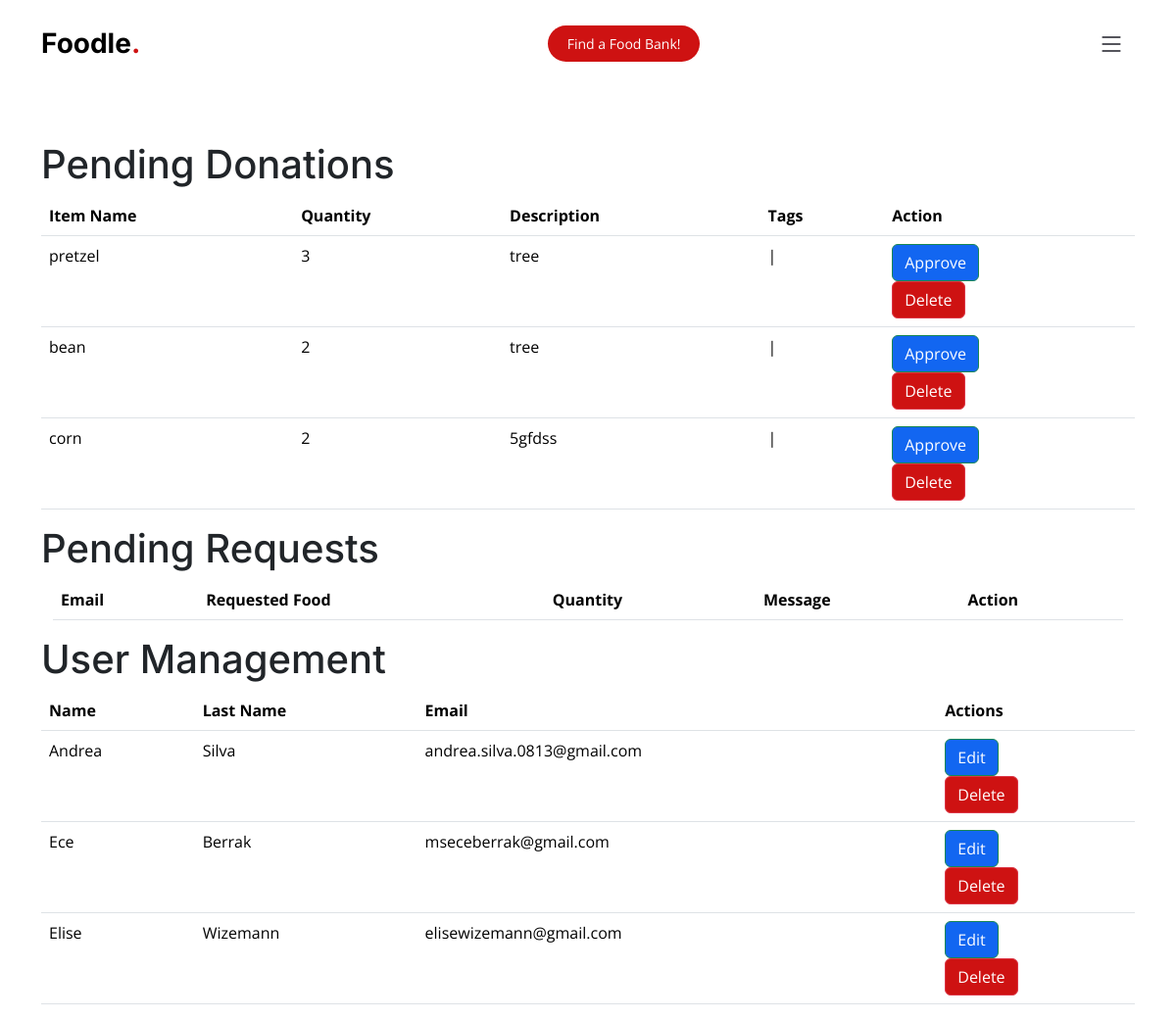
The app's page /admin (signed in), older data.
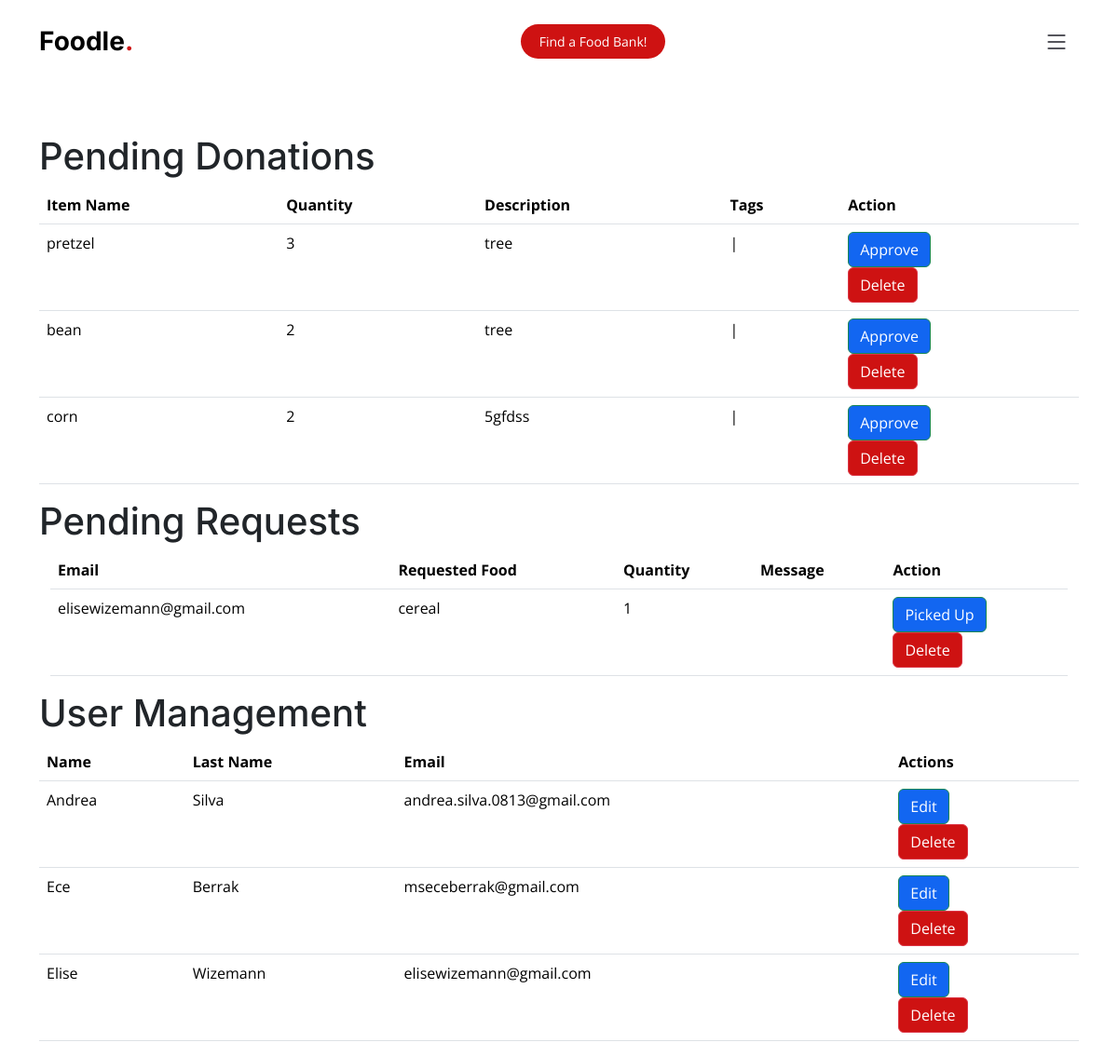
The same page, newer data.
### app.py (models this page shows, shortened)
class Donation(db.Model):
    id = db.Column(db.Integer, primary_key=True)
    user_id = db.Column(db.Integer, db.ForeignKey('user.id'))
    email = db.Column(db.String(100))
    item_name = db.Column(db.String(100), nullable=False)
    quantity = db.Column(db.Integer, nullable=False)
    description = db.Column(db.String(255))
    status = db.Column(db.String(20), default='pending')
    tags = db.Column(db.String(255))
    bank = db.Column(db.String(255))
    user = db.relationship('User', back_populates='donations')

class User(db.Model, UserMixin):
    id = db.Column(db.Integer, primary_key=True)
    name = db.Column(db.String(255))
    last_name = db.Column(db.String(255))
    email = db.Column(db.String(255), unique=True, nullable=False)
    password_hash = db.Column(db.String(255), nullable=False)
    email_verification_token = db.Column(db.String(255))
    is_verified = db.Column(db.Boolean, default=False)
    is_mfa_enabled = db.Column(db.Boolean, default=False)
    mfa_code = db.Column(db.String(255))
    phoneNumber = db.Column(db.String(255))
    userdonations = db.relationship('Donation', backref='donor', lazy=True)
    profile_picture = db.Column(db.LargeBinary)
    donations = db.relationship('Donation', back_populates='user')

class Request(db.Model):
    id = db.Column(db.Integer, primary_key=True)
    email = db.Column(db.String(100), nullable=False)
    item_name = db.Column(db.String(100), nullable=False)
    description = db.Column(db.String(255))
    quantity = db.Column(db.Integer, nullable=False)
    bank = db.Column(db.String(255))
    status = db.Column(db.String(20), default='pending')

### app.py (the view)
@app.route('/admin')
@login_required
def admin_dashboard():
    if current_user.email != 'mseceberrak@gmail.com':
        flash('You are not authorized to access this page.', 'danger')
        return redirect(url_for('index'))
    pending_donations = Donation.query.filter_by(status='pending').all()
    pending_requests = Request.query.filter_by(status='pending').all()
    users = User.query.all()
    return render_template('admin_dashboard.html', pending_donations=pending_donations, pending_requests=pending_requests, users=users)

### app.py (called while the page is built)
@login_manager.user_loader
def load_user(user_id):
    return User.query.get(int(user_id))

### templates/admin_dashboard.html (shortened to what this page needs)
{%extends "base.html"%}
{%block content%}
<br><br><br><br><br><br>
<div class="container">
<h1>Pending Donations</h1>
<table class="table">
    <thead>
        <tr>
            <th>Item Name</th>
            <th>Quantity</th>
            <th>Description</th>
            <th>Tags</th>
            <th>Action</th>
        </tr>
    </thead>
    <tbody class="table-body">
        {% for donation in pending_donations %}
        <tr class="table-row">
            <td>{{ donation.item_name }}</td>
            <td>{{ donation.quantity }}</td>
            <td>{{ donation.description }}</td>
            <td>{{ donation.tags }}</td>
            <td>
                <form method="post" action="{{ url_for('admin_approve_donation', donation_id=donation.id) }}">
                    <button type="submit" class="btn btn-success">Approve</button>
                </form>
                <form method="post" action="{{ url_for('admin_delete_donation', donation_id=donation.id) }}" onsubmit="return confirm('Are you sure you want to delete this donation?');">
                    <button type="submit" class="btn btn-danger">Delete</button>
                </form>
            </td>
        </tr>
        {% endfor %}
    </tbody>
</table>
<h1>Pending Requests</h1>
<div class="container">
    <table class="table">
        <thead>
            <tr>
                <th>Email</th>
                <th>Requested Food</th>
                <th>Quantity</th>
                <th>Message</th>
                <th>Action</th>
            </tr>
        </thead>
        <tbody >
            {% for request in pending_requests %}
            <tr class="table-row">
                <td>{{ request.email }}</td>
                <td>{{ request.item_name }}</td>
                <td>{{ request.quantity }}</td>
                <td>{{ request.message }}</td>
                <td>
                    <form method="post" action="{{ url_for('mark_request_as_picked_up', request_id=request.id) }}">
                        <button type="submit" class="btn btn-success">Picked Up</button>
                    </form>
                    <form method="post" action="{{ url_for('admin_delete_request', request_id=request.id) }}" onsubmit="return confirm('Are you sure you want to delete this request?');">
                        <button type="submit" class="btn btn-danger">Delete</button>
                    </form>
                </td>
            </tr>
            {% endfor %}
        </tbody>
    </table>
</div>
<h1>User Management</h1>
<table class="table">
    <thead>
        <tr class="table-row">
            <th>Name</th>
            <th>Last Name</th>
            <th>Email</th>
            <th>Actions</th>
        </tr>
    </thead>
    <tbody class="table-body">
        {% for user in users %}
        <tr>
            <td>{{ user.name }}</td>
            <td>{{ user.last_name }}</td>
            <td>{{ user.email }}</td>
            <td>
                <a class="btn btn-success" href="{{ url_for('admin_edit_user', user_id=user.id) }}">Edit</a>
                <form method="post" action="{{ url_for('admin_delete_user', user_id=user.id) }}" onsubmit="return confirm('Are you sure you want to delete this user?');">
                    <button type="submit" class="btn btn-danger">Delete</button>
                </form>
            </td>
        </tr>
        {% endfor %}
    </tbody>
</table>
</div>
{%endblock%}

Row changes from the older to the newer data that the page shows:
added Request: email "elisewizemann@gmail.com", item_name "cereal", quantity "1"
